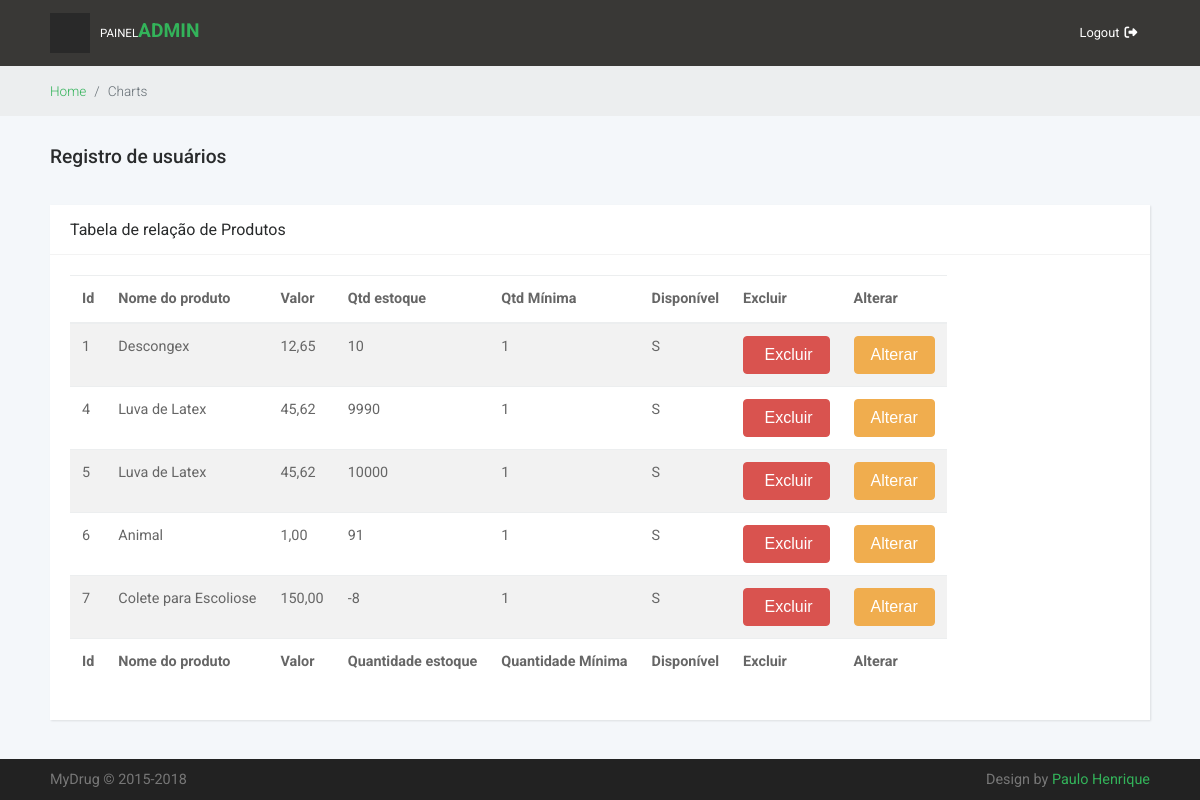
The page /Admin/consultaProduto.php (signed in) on the database as committed earlier.
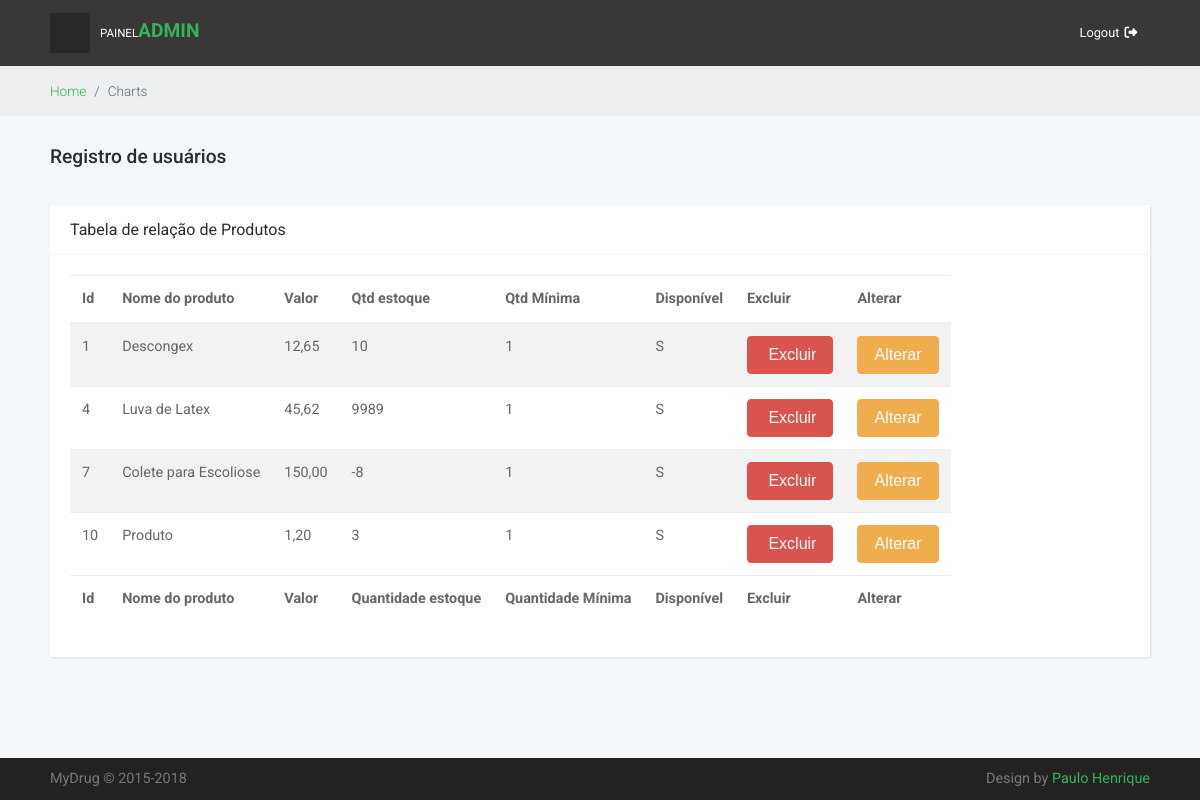
The same page on the database as committed later.
### tables this page shows
CREATE TABLE `produtos` (
  `id_produto` int(11) NOT NULL,
  `id_categoria` int(10) NOT NULL,
  `id_empresa` int(11) NOT NULL,
  `nome` varchar(255) NOT NULL,
  `valor` varchar(50) NOT NULL,
  `foto_principal` varchar(255) NOT NULL,
  `quantidade` int(15) NOT NULL,
  `quantidade_minima` int(15) NOT NULL,
  `descricao` text NOT NULL,
  `data_cadastro` datetime DEFAULT NULL,
  `disponivel` enum('S','N') DEFAULT 'N'
);

### Admin/consultaProduto.php (the view, shortened to what this page needs)
<?php include("inicio.php"); include ("../conexao.php");
?>
      <div class="breadcrumb-holder">
        <div class="container-fluid">
          <ul class="breadcrumb">
            <li class="breadcrumb-item"><a href="index.php">Home</a></li>
            <li class="breadcrumb-item active">Charts</li>
          </ul>
        </div>
      </div>
      <section class="charts">
        <div class="container-fluid">
          <header>
            <h1 class="h3">Registro de usuários</h1>
          </header>
          <div class="row">
            <div class="col-lg-12">
              <div class="card">
                <div class="card-header d-flex align-items-center">
                  <h2 class="h5 display">Tabela de relação de Produtos</h2>
                </div>
                <div class="card-block">
                  <table class="table table-responsive table-striped table-hover" id="example" class="display" cellspacing="0" width="100%">
                    <thead>
                      <tr>
                        <th>Id</th>
                        <th>Nome do produto</th>
                        <th>Valor</th>
                        <th>Qtd estoque</th>
                        <th>Qtd Mínima</th>
                        <th>Disponível</th>
                        <th>Excluir</th>
                        <th>Alterar</th>
                      </tr>
                    </thead>
                      <tfoot>
                        <tr>
                        <th>Id</th>
                        <th>Nome do produto</th>
                        <th>Valor</th>
                        <th>Quantidade estoque</th>
                        <th>Quantidade Mínima</th>
                        <th>Disponível</th>
                        <th>Excluir</th>
                        <th>Alterar</th>
                      </tr>
                      </tfoot>
				<tbody>
					<?php
						$sql = "select * from produtos where disponivel='S' order by id_produto ";
						$resultado = $conexao->query($sql);
						while($linha = $resultado->fetch_object())
						{
							echo "<tr>
									<td>$linha->id_produto</td>
									<td>$linha->nome</td>
									<td>$linha->valor</td>
									<td>$linha->quantidade</td>
									<td>$linha->quantidade_minima</td>
									<td>$linha->disponivel</td>
									<td><button type=\"button\"  class=\"btn btn-danger btn_excluir\" id=\"$linha->id_produto\"><span class=\"glyphicon glyphicon-remove\"></span> Excluir</button></td>
									<td><a href=\"alterarProduto.php?id=$linha->id_produto\"><button type='button' class='btn btn-warning'>Alterar</button></a></td>
								  </tr>";
						}
					?>
                      </tbody>
                  </table>
                </div>
              </div>
            </div>
          </div>
        </div>
      </section>
	<?php include("fim.php"); ?>

### Admin/inicio.php (shortened to what this page needs)
<?php
		if(!isset($_SESSION["Logado"]))
		{
			header("Location:login.php");
		}
		else{
?>
<!DOCTYPE html>
<html>
  <head>
    <link rel="stylesheet" href="css/bootstrap.min.css">
    <link rel="stylesheet" href="css/style.default.css" id="theme-stylesheet">
    <link rel="stylesheet" href="css/grasp_mobile_progress_circle-1.0.0.min.css">
    <link rel="stylesheet" href="css/custom.css">
    <link rel="stylesheet" href="https://file.myfontastic.com/da58YPMQ7U5HY8Rb6UxkNf/icons.css">
  </head>
  <body>
          <div class="page home-page">
      <header class="header">
        <nav class="navbar">
          <div class="container-fluid">
            <div class="navbar-holder d-flex align-items-center justify-content-between">
              <div class="navbar-header"><a id="toggle-btn" href="#" class="menu-btn"><i class="icon-bars"> </i></a><a href="index.php" class="navbar-brand">
                  <div class="brand-text hidden-sm-down"><span>Painel </span><strong class="text-primary">Admin</strong></div></a></div>
              <ul class="nav-menu list-unstyled d-flex flex-md-row align-items-md-center">
                <li class="nav-item"><a href="../logout.php" class="nav-link logout">Logout<i class="fa fa-sign-out"></i></a></li>
              </ul>
            </div>
          </div>
        </nav>
      </header>
              <?php }?>

### Admin/fim.php (shortened to what this page needs)
      <footer class="main-footer">
        <div class="container-fluid">
          <div class="row">
            <div class="col-sm-6">
              <p>MyDrug &copy; 2015-2018</p>
            </div>
            <div class="col-sm-6 text-right">
              <p>Design by <a href="https://caccto.com.br" class="external">Paulo Henrique</a></p>
            </div>
          </div>
        </div>
      </footer>
    </div>
</body>
</html>

### Admin/css/style.default.css (style rules this page uses)
a { display: inline-block; text-decoration: none; color: #fff; transition: all 0.3s; }
ul { padding: 0; margin: 0; }
body { overflow-x: hidden; }
i { display: inline-block; }
span { display: inline-block; }
span { font-size: 0.9em; }
p { color: #888; }
table { font-size: 0.9em; color: #666; }
.page { position: absolute; top: 0; right: 0; transition: width 0.3s linear; width: calc(100% - 200px); background-color: #F4F7FA; min-height: 100vh; padding-bottom: 50px; }
h2 { color: #555; font-weight: 400; }
.breadcrumb-holder { background: #eceeef; }
.breadcrumb-holder .breadcrumb { padding: 15px 0; font-size: 0.85em; font-weight: 300; color: #999; margin-bottom: 0; }
.card { height: 100%; border: none; background: #fff; box-shadow: 1px 1px 2px rgba(0, 0, 0, 0.1); border-radius: 0; }
.card-header { height: 50px; background-color: #fff; border-bottom-color: #f3f3f3; border-top: none; }
.card-header h2, .card-header h3 { margin-bottom: 0; }
.display { font-weight: 400 !important; }
button { cursor: pointer; }
@media (min-width: 992px) { .container-fluid { padding: 0 50px; } }
nav.navbar { background: #393836; padding: .8rem 0; }
nav.navbar .container-fluid { width: 100%; }
nav.navbar a { font-size: 0.8em; color: #fff; position: relative; }
nav.navbar a.logout i { margin-left: 5px; }
nav.navbar a.navbar-brand { margin-left: 10px; }
nav.navbar .brand-text { text-transform: uppercase; }
nav.navbar .brand-text strong { font-size: 1.5em; }
nav.navbar a.menu-btn { width: 40px; height: 40px; line-height: 40px; background: #292929; color: #fff; text-align: center; padding: 0 !important; }
@media (max-width: 1200px) { .page { width: 100%; } }
footer.main-footer { position: absolute; width: 100%; bottom: 0; background: #222; padding: 10px 0; }
footer.main-footer p { font-size: 0.7em; color: #777; margin: 0; }
@media (min-width: 992px) { footer.main-footer p { font-size: 0.9em; } }
section.charts div[class*="col-"] { margin-bottom: 30px; }
section.charts header { padding: 30px 0; }
@media (min-width: 992px) { section.charts h2 { font-size: 1rem; } }
.navbar { padding: 0.5rem 1rem; }
.navbar-brand { display: inline-block; padding-top: .25rem; padding-bottom: .25rem; margin-right: 1rem; font-size: 1.25rem; }
.btn { font-weight: normal; line-height: 1.25; border: 1px solid transparent; padding: 0.5rem 1rem; font-size: 1rem; border-radius: 0.25rem; transition: all 0.2s ease-in-out; }
.btn-warning { color: #fff; background-color: #f0ad4e; border-color: #f0ad4e; }
.btn-danger { color: #fff; background-color: #d9534f; border-color: #d9534f; }
body { font-family: "Roboto", sans-serif; font-size: 1rem; font-weight: normal; line-height: 1.5; color: #292b2c; background-color: #fff; }
a { color: #33b35a; text-decoration: none; }
h1, h2, h3, h4, h5, h6, .h1, .h2, .h3, .h4, .h5, .h6 { margin-bottom: 0.5rem; font-family: "Roboto", sans-serif; font-weight: 500; line-height: 1.1; color: inherit; }
h1, .h1 { font-size: 1.5rem; }
h2, .h2 { font-size: 1.3rem; }
h3, .h3 { font-size: 1.2rem; }
h5, .h5 { font-size: 0.9rem; }
.text-primary { color: #33b35a !important; }

Rows that differ between the two databases and show on the page:
removed produtos: id_produto "5", nome "Luva de Latex", valor "45,62", quantidade "10000", quantidade_minima "1", disponivel "S"
removed produtos: id_produto "6", nome "Animal", valor "1,00", quantidade "91", quantidade_minima "1", disponivel "S"
changed produtos "Luva de Latex": quantidade "9990" → "9989"
added produtos: id_produto "10", nome "Produto", valor "1,20", quantidade "3", quantidade_minima "1", disponivel "S"
